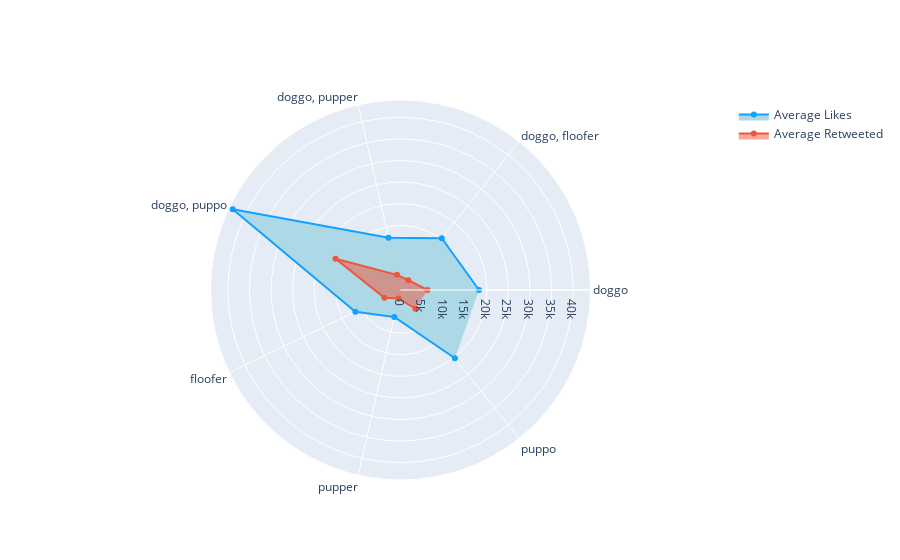

Notebook cell for this chart:
### Markdown cell above
#### 3. Which stage of the dog's life is the most favorite and retweeted?

### Code cell
dog_stage_summary = master_clean_df[master_clean_df['dog_stage'] != ''][['dog_stage','favorite_count','retweet_count']].groupby('dog_stage').mean()

fig = go.Figure()

fig.add_trace(go.Scatterpolar(
      r=dog_stage_summary.favorite_count,
      theta=dog_stage_summary.index,
      fill='toself',fillcolor='lightblue',line=dict(color="#11A1FF"),
      name='Average Likes'
))
fig.add_trace(go.Scatterpolar(
      r=dog_stage_summary.retweet_count,
      theta=dog_stage_summary.index,
      fill='toself',
      name='Average Retweeted'
))

fig.update_layout(
  polar=dict(
    radialaxis=dict(
      visible=True,
      #range=[0, 5]
    )),
  showlegend=True
)
plotly.offline.init_notebook_mode(connected=True)
fig.show()

### Figure 1 — Plotly figure (JSON) as saved in the notebook; plotly's stock layout.template omitted (floating-point values rounded to 4 significant figures)
{"data": [{"fill": "toself", "fillcolor": "lightblue", "line": {"color": "#11A1FF"}, "name": "Average Likes", "r": [18200.0, 15342, 12450.0, 43160, 11610.0, 6424.0, 20230.0], "theta": ["doggo", "doggo, floofer", "doggo, pupper", "doggo, puppo", "floofer", "pupper", "puppo"], "type": "scatterpolar"}, {"fill": "toself", "name": "Average Retweeted", "r": [6231.0, 2916, 3599.0, 16703, 4149.0, 1996.0, 5554.0], "theta": ["doggo", "doggo, floofer", "doggo, pupper", "doggo, puppo", "floofer", "pupper", "puppo"], "type": "scatterpolar"}], "layout": {"polar": {"radialaxis": {"visible": true}}, "showlegend": true}}
